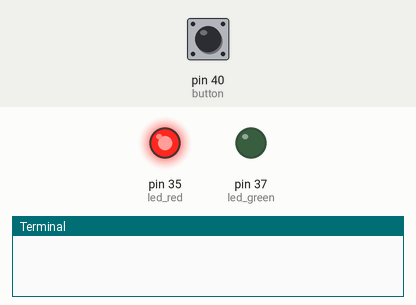
Simulated run of this program. Board: Raspberry Pi (header pin numbers). Shown: output pins drawn as LEDs (lit = HIGH), the last lines printed to the terminal. Dashed ring = blinking. Inputs (shaded band) come from the test bench; at power-on: pin 40 (button) LOW.

Above: at 1.2 s.
1.3 s: pin 40 (button) pulled HIGH for 0.15 s
At 1.65 s:
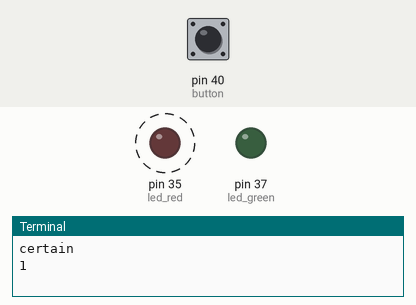
4.3 s: pin 40 (button) pulled HIGH for 1 s
At 6.4 s:
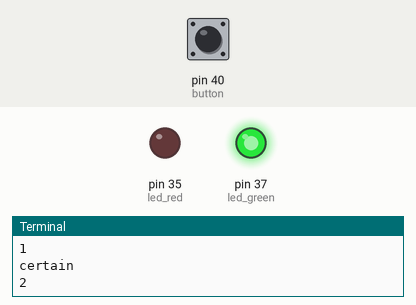
6.8 s: pin 40 (button) pulled HIGH for 3.2 s
At 10.3 s:
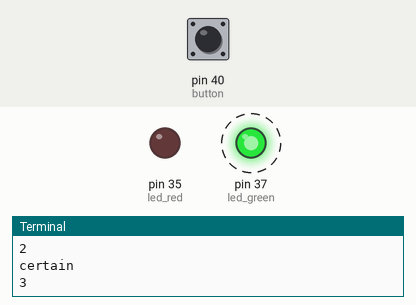
Timing chart, 0 to 18.1 s (numbered marks = the images above; inputs shaded):
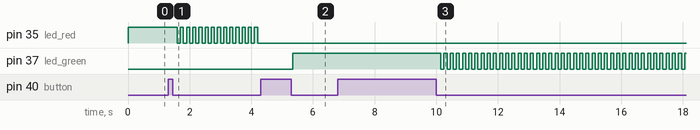

Measured:
- after the input at 1.3 s, pin 35 (led_red): alternates HIGH for 0.10 s and LOW for 0.10 s, starting after 0.30 s
- after the input at 4.3 s, pin 35 (led_red): stops changing and stays LOW; pin 37 (led_green): LOW → HIGH after 1.1 s
- after the input at 6.8 s, pin 37 (led_green): alternates HIGH for 0.10 s and LOW for 0.10 s, starting after 3.4 s

The program:

button_light.py
```python
# Write your code here :-)
import RPi.GPIO as GPIO
import time
led_green = 37 #控制绿灯
led_red = 35   #控制红灯gpio端口
button = 40    #按键检测gpio端口
GPIO.setmode(GPIO.BOARD)
GPIO.setup(led_green, GPIO.OUT)
GPIO.setup(led_red, GPIO.OUT)
GPIO.setup(button, GPIO.IN,pull_up_down=GPIO.PUD_DOWN)#设置gpio端口为下拉输入

button_pressed = True

"""
sleep_and_wait_for_button_press():在延迟过程中每10ms进行一次按键检测，在按键无按下时，程序休眠输入的延迟时间
输入：延迟时间（必须是0.01的整数倍）
输出：如果检测按键按下返回false 否则返回true

green_toggle():设置gpio端口使灯光传感器闪烁绿光,间隔为interval second
输入：闪烁间隔interval

red_toggle():设置gpio端口使灯光传感器闪烁红光,间隔为interval second
输入：闪烁间隔interval

green():配置gpio口使灯光传感器恒为绿色

red():配置gpio口使灯光传感器恒为红色
"""
def sleep_and_wait_for_button_press(time_to_sleep):
    for i in range(int(time_to_sleep*100)):
        if GPIO.input(button) == button_pressed:
            return False
        time.sleep(0.01)
    return True

def green_toggle(interval):
    GPIO.output(led_green, 1)
    GPIO.output(led_red, 0)
    sleep_and_wait_for_button_press(interval)
    GPIO.output(led_green, 0)
    sleep_and_wait_for_button_press(interval)
def red():
    GPIO.output(led_green, 0)
    GPIO.output(led_red, 1)

def red_toggle(interval):
    GPIO.output(led_green, 0)
    GPIO.output(led_red, 1)
    sleep_and_wait_for_button_press(interval)
    GPIO.output(led_red, 0)
    sleep_and_wait_for_button_press(interval)
def green():
    GPIO.output(led_green, 1)
    GPIO.output(led_red, 0)

state = 0
interval=0.1
while True:

    if(GPIO.input(button)==button_pressed):#检测按键按下
        time.sleep(0.05)#消除抖动
        if(GPIO.input(button)==button_pressed):#判断是否真的按下
            print("certain")
            state = (state+1)%4   #按下后改变状态
            print(state)          #打印当前状态
            while(GPIO.input(button)==button_pressed):#知道按键松开
                pass
            time.sleep(.05)#消除按键松开抖动
    #根据当前状态决定灯光状态
    if(state==0):
        red()
    elif(state==1):
        red_toggle(interval)
    elif(state==2):
        green()
    elif(state==3):
        green_toggle(interval)
```
